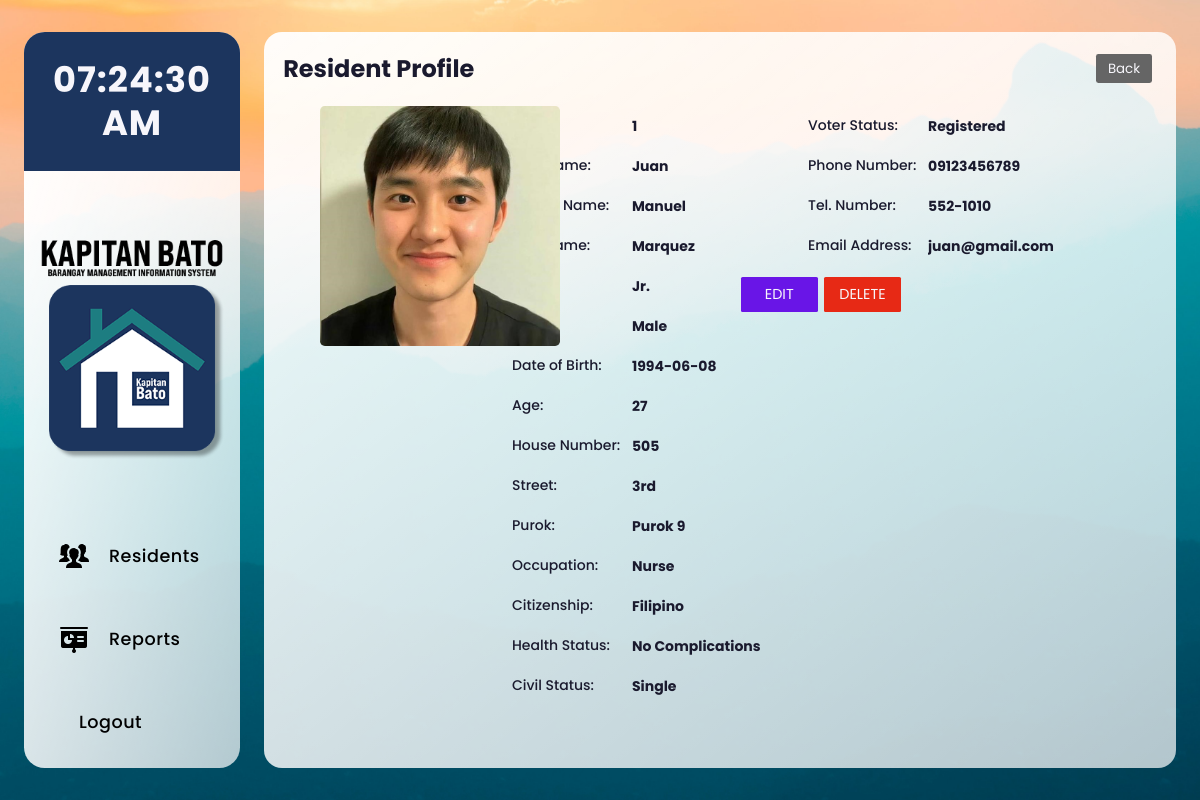
/n_residents/view-resident.php?id=1 (signed in), run on the app's committed database.
### tables this page shows
CREATE TABLE `residents` (
  `id` int(11) NOT NULL,
  `first_name` varchar(255) NOT NULL,
  `mid_name` varchar(255) NOT NULL,
  `last_name` varchar(255) NOT NULL,
  `suffix` varchar(255) NOT NULL,
  `sex` varchar(11) NOT NULL,
  `date_of_birth` date NOT NULL,
  `house_number` varchar(255) NOT NULL,
  `street` varchar(255) NOT NULL,
  `purok` varchar(255) NOT NULL,
  `occupation` varchar(255) NOT NULL,
  `citizenship` varchar(255) NOT NULL,
  `health_status` varchar(255) NOT NULL,
  `civil_status` varchar(255) NOT NULL,
  `voter_status` varchar(255) NOT NULL,
  `phone_number` varchar(255) NOT NULL,
  `tel_number` varchar(255) NOT NULL,
  `email` varchar(255) NOT NULL,
  `img_url` varchar(255) NOT NULL
);

### n_residents/view-resident.php (the view, shortened to what this page needs)
<!DOCTYPE html>
<html lang="en" dir="ltr">
<head>
    <link rel="stylesheet" href="../css/style.css" />
</head>
<body>
    <main>
        <?php include('../navbar.php'); ?>
        <section>
            <div class="header">
                <h1>Resident Profile</h1>
                <a href="residents.php">
                    <button class="back-btn">Back</button>
                </a>
            </div>
            <div class="content">
                <div class="resident-profile">
                    <div class="infos">
                        <?php
                        $id = $_GET['id'];
                        $squery =  mysqli_query($conn, "select * from residents where id = $id");
                        while ($row = mysqli_fetch_array($squery)) {
                        ?>
                            <form method="post">
                                <div class="view-info">
                                    <h5>ID:</h5>
                                    <h6><?php echo $row['id'] ?></h6>
                                </div>
                                <div class="view-info">
                                    <h5>First Name:</h5>
                                    <h6><?php echo $row['first_name'] ?></h6>
                                </div>
                                <div class="view-info">
                                    <h5>Middle Name:</h5>
                                    <h6><?php echo $row['mid_name'] ?></h6>
                                </div>
                                <div class="view-info">
                                    <h5>Last Name:</h5>
                                    <h6><?php echo $row['last_name'] ?></h6>
                                </div>
                                <div class="view-info">
                                    <h5>Suffix:</h5>
                                    <h6><?php echo $row['suffix'] ?></h6>
                                </div>
                                <div class="view-info">
                                    <h5>Sex:</h5>
                                    <h6><?php echo $row['sex'] ?></h6>
                                </div>
                                <div class="view-info">
                                    <h5>Date of Birth:</h5>
                                    <h6><?php echo $row['date_of_birth'] ?></h6>
                                </div>
                                <?php
                                $userDob = $row['date_of_birth'];
                                $dob = new DateTime($userDob);
                                $now = new DateTime();
                                $difference = $now->diff($dob);
                                $ages = $difference->y;
                                ?>
                                <div class="view-info">
                                    <h5>Age:</h5>
                                    <h6><?php echo $ages ?></h6>
                                </div>
                                <div class="view-info">
                                    <h5>House Number:</h5>
                                    <h6><?php echo $row['house_number'] ?></h6>
                                </div>
                                <div class="view-info">
                                    <h5>Street:</h5>
                                    <h6><?php echo $row['street'] ?></h6>
                                </div>
                                <div class="view-info">
                                    <h5>Purok:</h5>
                                    <h6><?php echo $row['purok'] ?></h6>
                                </div>
                                <div class="view-info">
                                    <h5>Occupation:</h5>
                                    <h6><?php echo $row['occupation'] ?></h6>
                                </div>
                                <div class="view-info">
                                    <h5>Citizenship:</h5>
                                    <h6><?php echo $row['citizenship'] ?></h6>
                                </div>
                                <div class="view-info">
                                    <h5>Health Status:</h5>
                                    <h6><?php echo $row['health_status'] ?></h6>
                                </div>
                                <div class="view-info">
                                    <h5>Civil Status:</h5>
                                    <h6><?php echo $row['civil_status'] ?></h6>
                                </div>
                    </div>
                    <div class="infos">
                        <div class="view-info">
                            <h5>Voter Status:</h5>
                            <h6><?php echo $row['voter_status'] ?></h6>
                        </div>
                        <div class="view-info">
                            <h5>Phone Number:</h5>
                            <h6><?php echo $row['phone_number'] ?></h6>
                        </div>
                        <div class="view-info">
                            <h5>Tel. Number:</h5>
                            <h6><?php echo $row['tel_number'] ?></h6>
                        </div>
                        <div class="view-info">
                            <h5>Email Address:</h5>
                            <h6><?php echo $row['email'] ?></h6>
                        </div>
                    </div>
                    <div class="residents-btns">
                        <a href="edit.php?id=<?php echo $row['id'] ?>">
                            <button class="edit-btn">EDIT</button>
                        </a>
                        <button class="delete-btn" id="delete">DELETE</button>
                    <?php
                        }
                    ?>
                    </div>
                </div>
            </div>
        </section>
    </main>
</body>
</html>

### css/style.css (style rules this page uses)
* { margin: 0; padding: 0; overflow: hidden; box-sizing: border-box; font-family: "Poppins", sans-serif; height: auto; width: auto; color: var(--black-color); }
h1 { font-weight: 700; }
h5 { font-weight: 600; }
button, input[type="button"] { transition: ease 0.25s; }
button { border-radius: 0.15rem; }
:root { --primary-color: #1c355e; --white-color: #f7f6fb; --black-color: #1a1a2e; --red-color: #d41e21; --green-color: #38b000; --blue-color: #01497c; }
main { height: 100vh; width: 100%; background: url("../img/kb-bg.jpg") fixed center; background-size: cover; display: flex; align-items: center; justify-content: space-evenly; }
.delete-btn { background: #f26c4f; }
.resident-profile { height: auto; display: flex; flex-direction: row; margin-left: 11rem; }
.infos { height: 100%; display: flex; flex-direction: column; align-items: center; margin-right: 2.5rem; }
.back-btn { height: 1.8rem; width: 3.5rem; margin: 0.3rem; background: #656565; color: var(--white-color); border: none; cursor: pointer; }
.view-info { height: auto; display: flex; justify-content: center; align-items: center; }
.view-info h5 { font-size: 14px; width: 7.5rem; height: 2.5rem; font-weight: 500; display: flex; align-items: center; }
.view-info h6 { font-size: 14px; width: auto; min-width: 8.5rem; line-height: 20px; height: auto; display: flex; }
.residents-btns { display: flex; justify-content: center; position: absolute; top: 10.5rem; right: 17rem; }
.edit-btn { background: #6915e7; }
.delete-btn { background: #e72915; }
.edit-btn, .delete-btn, .cancel-btn { color: var(--white-color); border-radius: 0.1rem; font-size: 0.9rem; padding: 0.4rem; border: none; cursor: pointer; height: 2.2rem; width: 4.8rem; margin: 0.2rem; }
section { height: 92%; width: 76%; display: flex; flex-direction: column; justify-content: space-between; position: relative; border-radius: 18px; background: linear-gradient( to right bottom, rgba(255, 255, 255, 0.95), rgba(255, 255, 255, 0.7) ); }
.header { width: auto; height: 10%; display: flex; justify-content: space-between; align-items: center; padding: 1.2rem; }
.content { width: 100%; height: 90%; display: flex; justify-content: center; position: relative; }

### data on the page
residents: id "1", first_name "Juan", mid_name "Manuel", last_name "Marquez", suffix "Jr.", sex "Male", date_of_birth "1994-06-08", house_number "505", street "3rd", purok "Purok 9", occupation "Nurse", citizenship "Filipino", health_status "No Complications", civil_status "Single", voter_status "Registered", phone_number "09123456789", tel_number "552-1010", email "juan@gmail.com"
